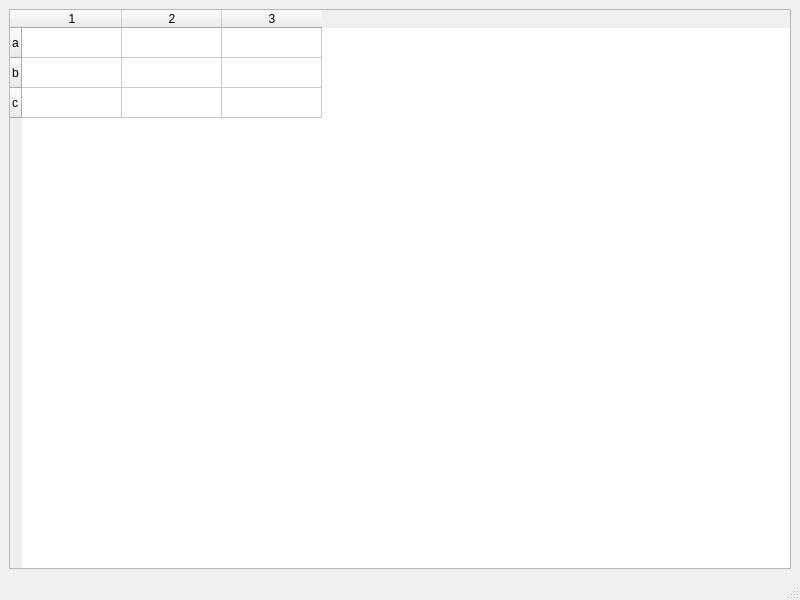
<?xml version="1.0" encoding="UTF-8"?>
<ui version="4.0">
 <class>MainWindow</class>
 <widget class="QMainWindow" name="MainWindow">
  <property name="geometry">
   <rect>
    <x>0</x>
    <y>0</y>
    <width>800</width>
    <height>600</height>
   </rect>
  </property>
  <property name="windowTitle">
   <string>MainWindow</string>
  </property>
  <widget class="QWidget" name="centralwidget">
   <layout class="QVBoxLayout" name="verticalLayout">
    <item>
     <widget class="QTableWidget" name="tableWidget">
      <row>
       <property name="text">
        <string>a</string>
       </property>
      </row>
      <row>
       <property name="text">
        <string>b</string>
       </property>
      </row>
      <row>
       <property name="text">
        <string>c</string>
       </property>
      </row>
      <column/>
      <column/>
      <column/>
     </widget>
    </item>
   </layout>
  </widget>
  <widget class="QStatusBar" name="statusbar"/>
 </widget>
 <resources/>
 <connections/>
</ui>
